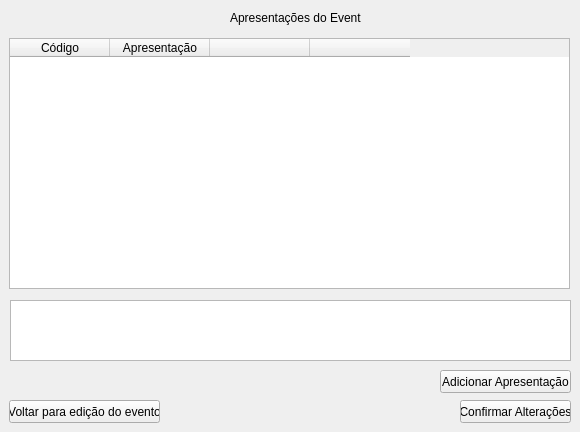
   <widget class="QWidget" name="apresentacoesEvento">
    <widget class="QLabel" name="label_19">
     <property name="geometry">
      <rect>
       <x>230</x>
       <y>10</y>
       <width>131</width>
       <height>16</height>
      </rect>
     </property>
     <property name="text">
      <string>Apresentações do Evento</string>
     </property>
    </widget>
    <widget class="QTableWidget" name="tabelaEditApresent">
     <property name="geometry">
      <rect>
       <x>9</x>
       <y>38</y>
       <width>561</width>
       <height>251</height>
      </rect>
     </property>
     <property name="sizePolicy">
      <sizepolicy hsizetype="Expanding" vsizetype="Minimum">
       <horstretch>0</horstretch>
       <verstretch>0</verstretch>
      </sizepolicy>
     </property>
     <column>
      <property name="text">
       <string>Código</string>
      </property>
     </column>
     <column>
      <property name="text">
       <string>Apresentação</string>
      </property>
     </column>
     <column>
      <property name="text">
       <string/>
      </property>
     </column>
     <column>
      <property name="text">
       <string/>
      </property>
     </column>
    </widget>
    <widget class="QTextBrowser" name="status_apresent_evento">
     <property name="geometry">
      <rect>
       <x>10</x>
       <y>300</y>
       <width>561</width>
       <height>61</height>
      </rect>
     </property>
     <property name="sizePolicy">
      <sizepolicy hsizetype="Expanding" vsizetype="Maximum">
       <horstretch>0</horstretch>
       <verstretch>0</verstretch>
      </sizepolicy>
     </property>
    </widget>
    <widget class="QPushButton" name="add_edit_apresent">
     <property name="geometry">
      <rect>
       <x>440</x>
       <y>370</y>
       <width>131</width>
       <height>23</height>
      </rect>
     </property>
     <property name="sizePolicy">
      <sizepolicy hsizetype="Maximum" vsizetype="Fixed">
       <horstretch>0</horstretch>
       <verstretch>0</verstretch>
      </sizepolicy>
     </property>
     <property name="text">
      <string>Adicionar Apresentação</string>
     </property>
    </widget>
    <widget class="QPushButton" name="voltar_edit_apresent">
     <property name="geometry">
      <rect>
       <x>9</x>
       <y>400</y>
       <width>151</width>
       <height>23</height>
      </rect>
     </property>
     <property name="sizePolicy">
      <sizepolicy hsizetype="Minimum" vsizetype="Fixed">
       <horstretch>0</horstretch>
       <verstretch>0</verstretch>
      </sizepolicy>
     </property>
     <property name="text">
      <string>Voltar para edição do evento</string>
     </property>
    </widget>
    <widget class="QPushButton" name="confirmar_edit_apresent">
     <property name="geometry">
      <rect>
       <x>460</x>
       <y>400</y>
       <width>111</width>
       <height>23</height>
      </rect>
     </property>
     <property name="sizePolicy">
      <sizepolicy hsizetype="Maximum" vsizetype="Fixed">
       <horstretch>0</horstretch>
       <verstretch>0</verstretch>
      </sizepolicy>
     </property>
     <property name="text">
      <string>Confirmar Alterações</string>
     </property>
    </widget>
   </widget>
